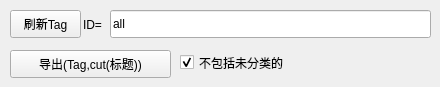
     <widget class="QWidget" name="tab_17">
      <attribute name="title">
       <string>Tags</string>
      </attribute>
      <widget class="QPushButton" name="btn_renew_tags">
       <property name="geometry">
        <rect>
         <x>10</x>
         <y>10</y>
         <width>71</width>
         <height>28</height>
        </rect>
       </property>
       <property name="text">
        <string>刷新Tag</string>
       </property>
      </widget>
      <widget class="QLabel" name="label_24">
       <property name="geometry">
        <rect>
         <x>83</x>
         <y>17</y>
         <width>21</width>
         <height>16</height>
        </rect>
       </property>
       <property name="text">
        <string>ID=</string>
       </property>
      </widget>
      <widget class="QLineEdit" name="lineedit_renewtag_topicids">
       <property name="geometry">
        <rect>
         <x>110</x>
         <y>10</y>
         <width>321</width>
         <height>28</height>
        </rect>
       </property>
       <property name="text">
        <string>all</string>
       </property>
      </widget>
      <widget class="QPushButton" name="btn_dump_tag_nodeid">
       <property name="geometry">
        <rect>
         <x>10</x>
         <y>50</y>
         <width>161</width>
         <height>28</height>
        </rect>
       </property>
       <property name="text">
        <string>导出(Tag,cut(标题))</string>
       </property>
      </widget>
      <widget class="QCheckBox" name="cb_ignore_uncategorized">
       <property name="geometry">
        <rect>
         <x>180</x>
         <y>50</y>
         <width>161</width>
         <height>25</height>
        </rect>
       </property>
       <property name="text">
        <string>不包括未分类的</string>
       </property>
       <property name="checked">
        <bool>true</bool>
       </property>
      </widget>
     </widget>
